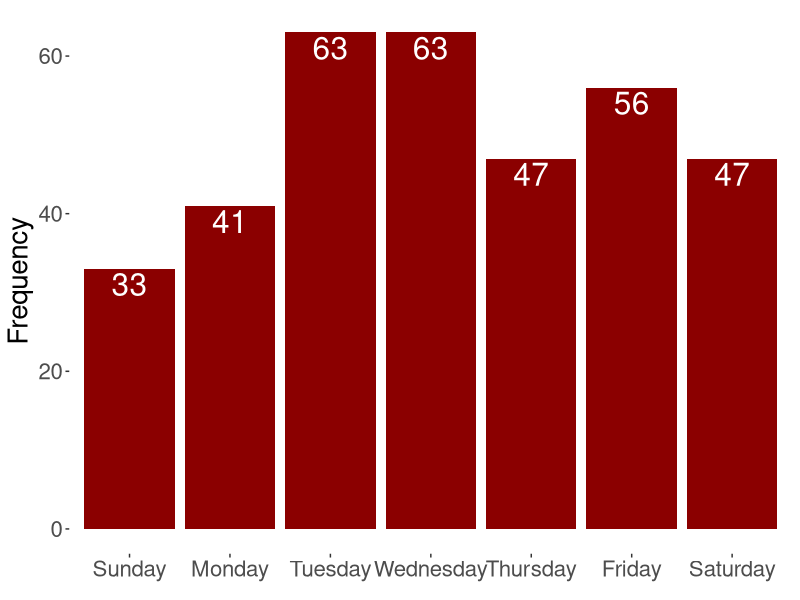
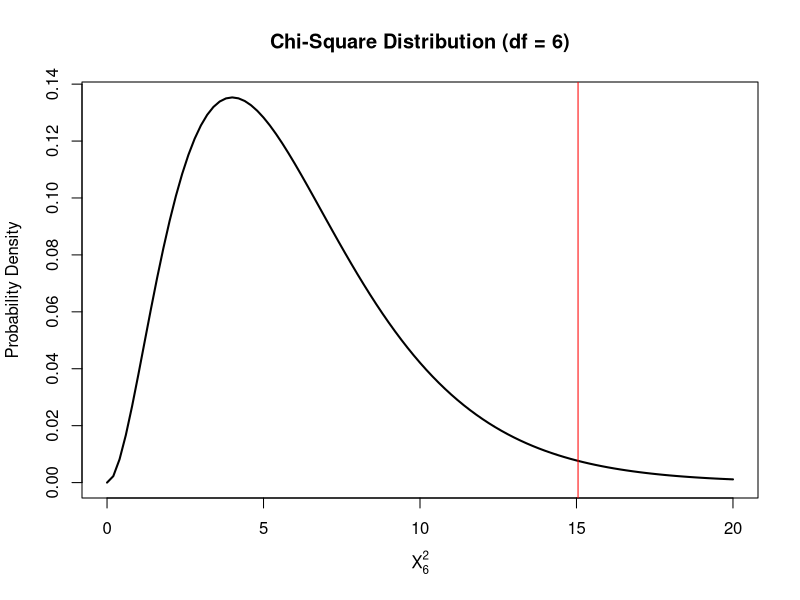
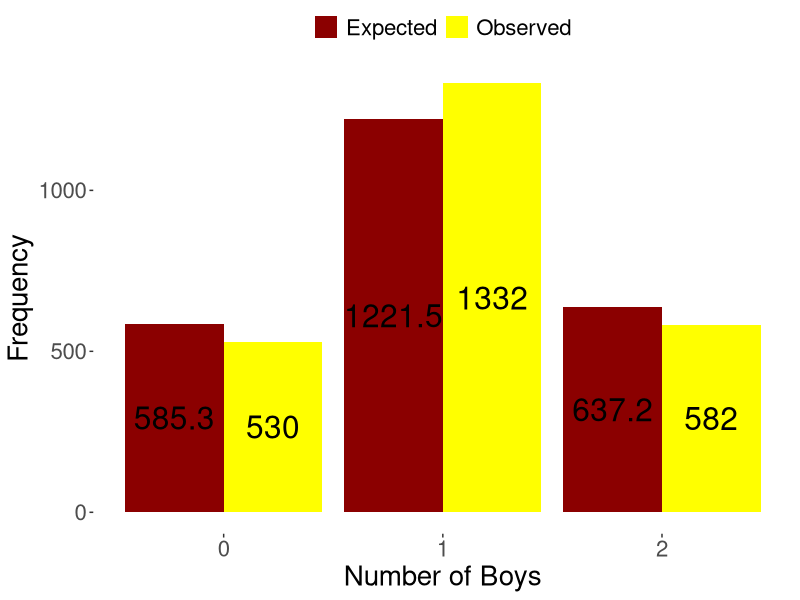

Write R code to recreate these figures, in order.
# Chp 8

library(ggplot2)

# Section 1

dat <- data.frame(day = c("Sunday", "Monday", "Tuesday", "Wednesday", 
                          "Thursday", "Friday", "Saturday"),
                  births = c(33, 41, 63, 63, 47, 56, 47))

ggplot(dat, aes(x = factor(day, levels = c("Sunday", "Monday", "Tuesday", 
                                           "Wednesday", "Thursday", "Friday", 
                                           "Saturday")), 
                y = births)) + 
    geom_bar(stat = "identity", fill = "dark red") + 
    xlab(element_blank()) + 
    ylab("Frequency") + 
    theme(panel.background = element_blank(), text = element_text(size = 20)) + 
    geom_text(label = dat$births, nudge_y = -2, size = 8, color = "white")
    

curve(dchisq(x, df = 6), from = 0, to = 20,
      main = 'Chi-Square Distribution (df = 6)', #add title
      ylab = 'Probability Density', #change y-axis label
      xlab = expression("X"[6]^2),
      lwd = 2)
abline(v = 15.05, add = TRUE, col = "red", size = 2)

# Section 5

dat <- data.frame(boys = c(0, 1, 2, 0, 1, 2),
                  Value = c("Observed", "Observed", "Observed", "Expected",
                            "Expected", "Expected"),
                  Frequency = c(530, 1332, 582, 585.3, 1221.5, 637.2))

ggplot(dat, aes(x = boys, y = Frequency, group = Value, fill = Value)) + 
    geom_bar(stat = "identity", position = "dodge") + 
    geom_text(aes(label = Frequency, y = Frequency / 2), 
              position = position_dodge(width = 0.9), size = 8) + 
    scale_fill_manual(values = c("dark red", "yellow")) + 
    theme(panel.background = element_blank(), text = element_text(size = 20),
          legend.title = element_blank(), legend.position = "top") +
    xlab("Number of Boys")
